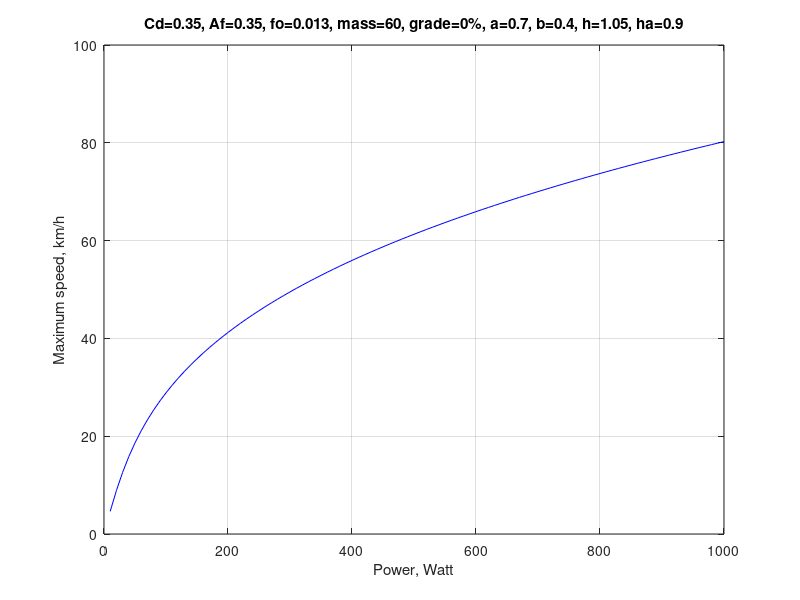

This chart was generated by the following MATLAB code:
%% Maximum cycling speed: Vpmax
%  Junghsen Lieh, Wright State University, Ohio
%  jlieh@cs.wright.edu;       December 23, 2006
%
m  = 60;       den = 1.218;     Cd = 0.35;      Af = 0.35;
grade = 0;     g   = 9.81;      fo = 0.013;     f1 = 0.0000005184;
mu = 0.8;      h   = 1.05;      ha = 0.9;       w  = m*g;
a  = 0.7;      b   = 0.4;       L  = a + b;     eff = 1.0;
theta = atan(grade/100);
for ii = 1:100;
  Pt = 10*ii;
  Power(ii) = Pt;
  r1 = 0.5*den*Cd*Af + f1*w;
  r2 = w*(fo + sin(theta));
  r3 = Pt*eff;
  temp = ( 108*r3 + 12*sqrt( 3*(4*r2^3 + 27*r3^2*r1)/r1 ) )*r1^2;
  Vpmax(ii) = ( temp^(1/3)/(6*r1) - 2*r2/(temp)^(1/3) )*3600/1000;
end
plot(Power,Vpmax,'b')
xlabel('Power, Watt')
ylabel('Maximum speed, km/h')
title(['Cd=',num2str(Cd), ', Af=',num2str(Af), ', fo=',num2str(fo), ...
       ', mass=',num2str(m), ', grade=',num2str(grade),'%', ...
       ', a=',num2str(a),', b=',num2str(b), ', h=',num2str(h),', ha=',num2str(ha)])
grid on

  
